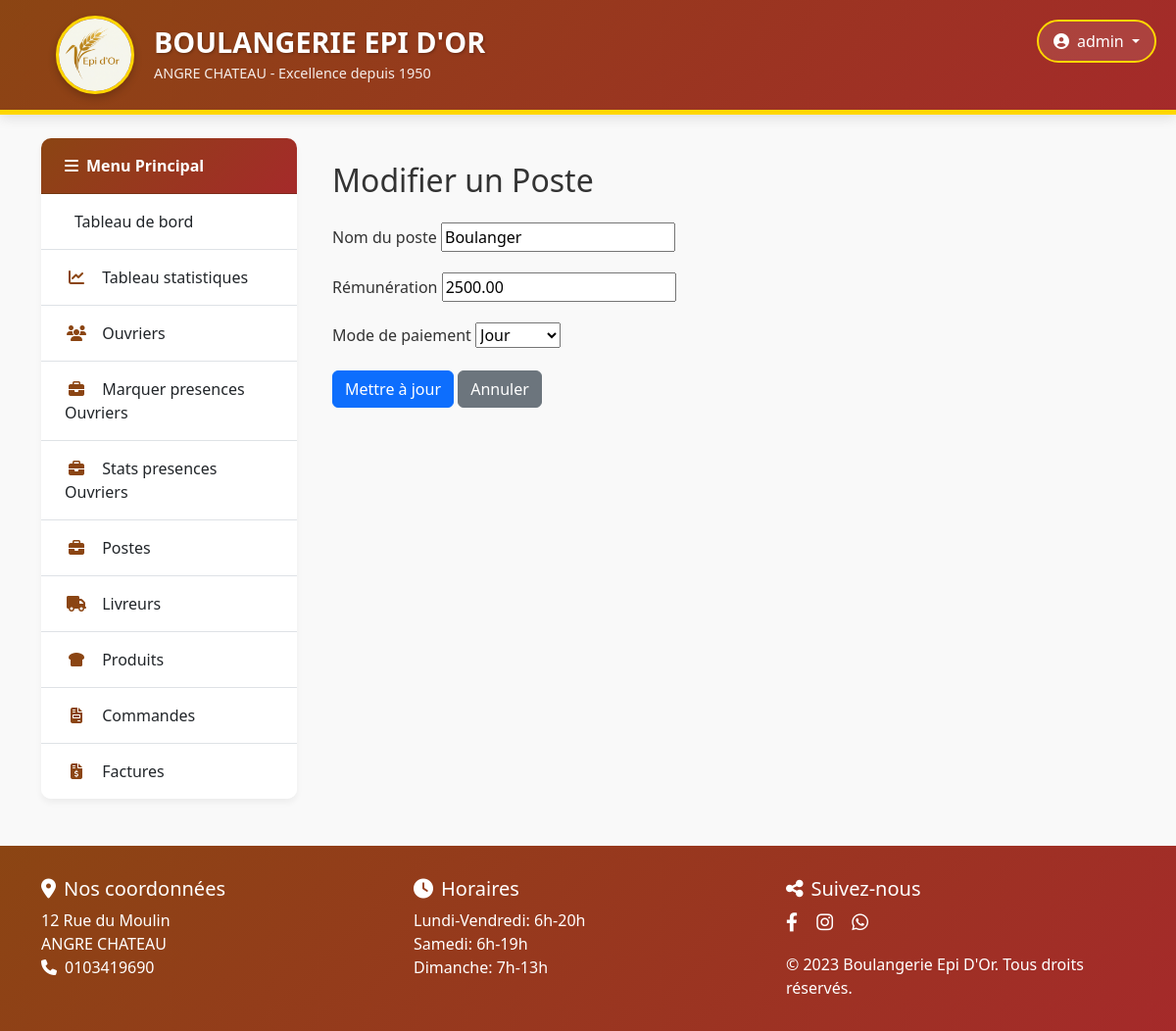
Screenshot of /gestion/postes/93/modifier/ (signed in) with the database file from the repository.
### gestion/models.py (models this page shows, shortened)
class Poste(models.Model):
    nom = models.CharField(max_length=100)
    remuneration = models.DecimalField(max_digits=8, decimal_places=2)
    mode_paiement = models.CharField(choices=[('jour', 'Jour'), ('semaine', 'Semaine'), ('mois', 'Mois')], max_length=10)
    class Meta:
        ordering = ['nom']  # Pour un ordre cohérent

### gestion/views.py (the view, shortened to what this page needs)
# urls.py: path('postes/<int:pk>/modifier/', ModifierPosteView.as_view(), name='modifier_poste'),
@method_decorator(login_required, name='dispatch') # <-- MODIFIEZ CECI
class ModifierPosteView(UpdateView):
    model = Poste
    fields = ['nom', 'remuneration', 'mode_paiement']
    template_name = 'gestion/postes/ajouter.html'
    success_url = reverse_lazy('liste_postes')

### gestion/templates/gestion/postes/ajouter.html (shortened to what this page needs)
{% extends 'gestion/base2.html' %}
{% block content %}
<div class="container mt-4">
    <h2>{% if object %}Modifier{% else %}Ajouter{% endif %} un Poste</h2>
    <form method="post" class="mt-4">
        <div class="mb-3">
            <label for="{{ form.nom.id_for_label }}" class="form-label">Nom du poste</label>
            {{ form.nom }}
        </div>
        <div class="mb-3">
            <label for="{{ form.remuneration.id_for_label }}" class="form-label">Rémunération</label>
            {{ form.remuneration }}
        </div>
        <div class="mb-3">
            <label for="{{ form.mode_paiement.id_for_label }}" class="form-label">Mode de paiement</label>
            {{ form.mode_paiement }}
        </div>
        <button type="submit" class="btn btn-primary">
            {% if object %}Mettre à jour{% else %}Créer{% endif %}
        </button>
        <a href="{% url 'liste_postes' %}" class="btn btn-secondary">Annuler</a>
    </form>
</div>
{% endblock %}

### gestion/templates/gestion/base2.html (shortened to what this page needs)
{% load static %}
<!DOCTYPE html>
<html lang="fr">
<head>
    <link rel="stylesheet" href="https://cdnjs.cloudflare.com/ajax/libs/font-awesome/6.4.0/css/all.min.css">
    <link rel="stylesheet" href="https://cdn.jsdelivr.net/npm/bootstrap@5.3.0/dist/css/bootstrap.min.css">
</head>
<body>
    <header class="header">
        <div class="container">
            <div class="row align-items-center">
                <div class="col-md-8">
                    <div class="logo-container">
                        <img src="{% static 'gestion/images/logo.png' %}" alt="Logo Epi D'Or" class="logo">
                        <div class="brand-text">
                            <h1>BOULANGERIE EPI D'OR</h1>
                            <p>ANGRE CHATEAU - Excellence depuis 1950</p>
                        </div>
                    </div>
                </div>
                <div class="col-md-4">
                    <div class="user-section">
                        {% if user.is_authenticated %}
                            <div class="dropdown user-dropdown">
                                <button class="btn dropdown-toggle" type="button" id="userDropdown" data-bs-toggle="dropdown">
                                    <i class="fas fa-user-circle me-2"></i>{{ user.username }}
                                </button>
                            </div>
                        {% else %}
                            <a href="{% url 'login' %}" class="btn btn-outline-light">
                                <i class="fas fa-sign-in-alt me-2"></i>Connexion
                            </a>
                        {% endif %}
                    </div>
                </div>
            </div>
        </div>
    </header>
    <main class="container my-4 flex-grow-1">
        <div class="row">
            <div class="col-lg-3">
                <div class="card">
                    <div class="card-header">
                        <i class="fas fa-bars me-2"></i>Menu Principal
                    </div>
                    <div class="list-group list-group-flush">
                        <a href="{% url 'accueil' %}" class="list-group-item list-group-item-action ">
                             Tableau de bord
                        </a>
                        <a href="{% url 'statistiques' %}" class="list-group-item list-group-item-action ">
                            <i class="fas fa-chart-line"></i> Tableau statistiques
                        </a>
                        <a href="{% url 'liste_ouvriers' %}" class="list-group-item list-group-item-action">
                            <i class="fas fa-users"></i> Ouvriers
                        </a>
                        <a href="{% url 'marquer_presences' %}" class="list-group-item list-group-item-action">
                            <i class="fas fa-briefcase"></i> Marquer presences Ouvriers
                        </a>
                        <a href="{% url 'stats_presences' %}" class="list-group-item list-group-item-action">
                            <i class="fas fa-briefcase"></i> Stats presences Ouvriers
                        </a>
                        <a href="{% url 'liste_postes' %}" class="list-group-item list-group-item-action">
                            <i class="fas fa-briefcase"></i> Postes
                        </a>
                        <a href="{% url 'livreur_liste' %}" class="list-group-item list-group-item-action">
                            <i class="fas fa-truck"></i> Livreurs
                        </a>
                        <a href="{% url 'produit_liste' %}" class="list-group-item list-group-item-action">
                            <i class="fas fa-bread-slice"></i> Produits
                        </a>
                        <a href="{% url 'commande_liste' %}" class="list-group-item list-group-item-action">
                            <i class="fas fa-file-invoice"></i> Commandes
                        </a>
                        <a href="#" class="list-group-item list-group-item-action">
                            <i class="fas fa-file-invoice-dollar"></i> Factures
                        </a>
                    </div>
                </div>
            </div>
            <div class="col-lg-9">
                {% block content %}{% endblock content %}
            </div>
        </div>
    </main>
    <footer class="footer">
        <div class="container">
            <div class="row">
                <div class="col-md-4 mb-4 mb-md-0">
                    <h5><i class="fas fa-map-marker-alt me-2"></i>Nos coordonnées</h5>
                    <address>
                        12 Rue du Moulin<br>
                        ANGRE CHATEAU<br>
                        <i class="fas fa-phone me-2"></i>0103419690
                    </address>
                </div>
                <div class="col-md-4 mb-4 mb-md-0">
                    <h5><i class="fas fa-clock me-2"></i>Horaires</h5>
                    <ul class="list-unstyled">
                        <li>Lundi-Vendredi: 6h-20h</li>
                        <li>Samedi: 6h-19h</li>
                        <li>Dimanche: 7h-13h</li>
                    </ul>
                </div>
                <div class="col-md-4">
                    <h5><i class="fas fa-share-alt me-2"></i>Suivez-nous</h5>
                    <div class="social-icons mb-3">
                        <a href="#"><i class="fab fa-facebook-f"></i></a>
                        <a href="#"><i class="fab fa-instagram"></i></a>
                        <a href="#"><i class="fab fa-whatsapp"></i></a>
                    </div>
                    <p class="mb-0">© 2023 Boulangerie Epi D'Or. Tous droits réservés.</p>
                </div>
            </div>
        </div>
    </footer>
</body>
</html>

### gestion/templates/gestion/base2.html (style rules this page uses)
:root { --primary-color: #8B4513; --secondary-color: #FFD700; --accent-color: #A52A2A; --light-bg: #FFF8E1; }
body { background-color: #f9f9f9; font-family: 'Montserrat', 'Segoe UI', Tahoma, Geneva, Verdana, sans-serif; color: #333; min-height: 100vh; display: flex; flex-direction: column; }
.header { background: linear-gradient(135deg, var(--primary-color), var(--accent-color)); color: white; padding: 1rem 0; border-bottom: 5px solid var(--secondary-color); box-shadow: 0 4px 12px rgba(0, 0, 0, 0.1); }
.logo-container { display: flex; align-items: center; justify-content: start; padding: 0 15px; }
.logo { height: 80px; width: 80px; object-fit: cover; border-radius: 50%; border: 3px solid var(--secondary-color); box-shadow: 0 4px 8px rgba(0, 0, 0, 0.2); margin-right: 20px; }
.brand-text { text-align: left; }
.brand-text h1 { font-size: 1.8rem; font-weight: 700; margin-bottom: 0.2rem; text-shadow: 1px 1px 3px rgba(0, 0, 0, 0.3); }
.brand-text p { font-size: 0.9rem; opacity: 0.9; margin-bottom: 0; }
.footer { background: linear-gradient(135deg, var(--primary-color), var(--accent-color)); color: white; padding: 2rem 0; margin-top: auto; }
.card { border: none; border-radius: 10px; box-shadow: 0 4px 6px rgba(0, 0, 0, 0.05); transition: all 0.3s ease; margin-bottom: 1.5rem; }
.card-header { background: linear-gradient(135deg, var(--primary-color), var(--accent-color)); color: white; border-radius: 10px 10px 0 0 !important; padding: 1rem 1.5rem; font-weight: 600; }
.list-group-item { border-left: none; border-right: none; padding: 1rem 1.5rem; font-weight: 500; }
.list-group-item:last-child { border-bottom: none; border-radius: 0 0 10px 10px; }
.list-group-item i { width: 24px; text-align: center; margin-right: 10px; color: var(--primary-color); }
.user-section { position: absolute; top: 20px; right: 20px; }
.user-dropdown .dropdown-toggle { background-color: rgba(255, 255, 255, 0.1); color: white; border: 2px solid var(--secondary-color); border-radius: 50px; padding: 8px 15px; font-weight: 500; }
.social-icons a { color: white; font-size: 1.2rem; margin-right: 15px; transition: all 0.3s; }

### rows the page displays
Poste: nom "Boulanger", remuneration "2500.00", mode_paiement "Jour"

### other values shown
{{ user.username }} "admin"
